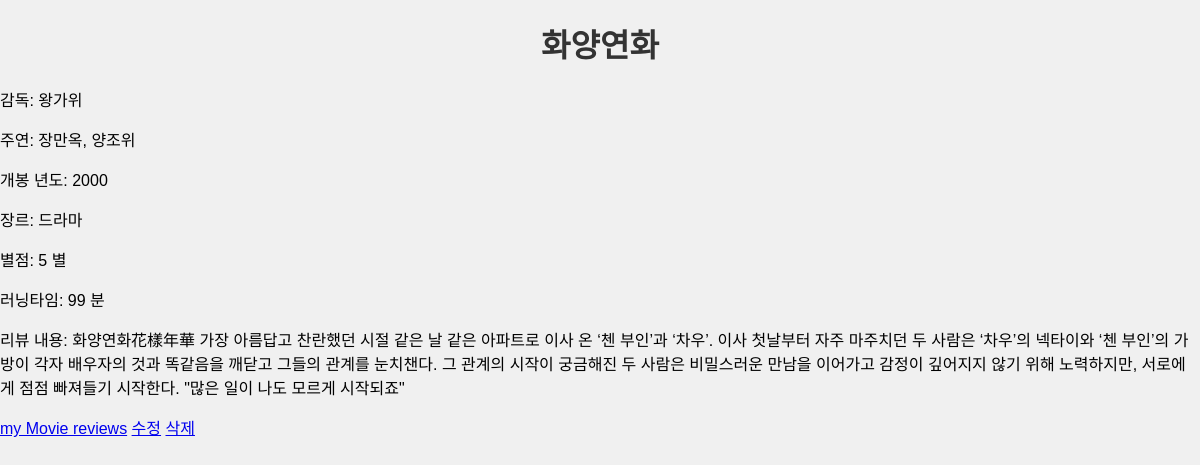
Screenshot of /posts/5/ with the database file from the repository.
### posts/models.py (models this page shows, shortened)
class Review(models.Model):
    title = models.CharField(max_length=200)
    director = models.TextField(default='')
    actors = models.TextField(default='')
    release_year = models.IntegerField()
    genre = models.CharField(max_length=100)
    rating = models.IntegerField()
    runtime = models.TextField(default='')
    content = models.TextField(default='')  # 기본값으로 빈 문자열 설정

### posts/views.py (the view)
# urls.py: path('<int:review_id>/', review_detail, name='review_detail'),  # 리뷰 디테일 페이지
def review_detail(request, review_id):
    review = get_object_or_404(Review, id=review_id)
    return render(request, 'posts/review_detail.html', {'review': review})

### templates/posts/review_detail.html (shortened to what this page needs)
<!DOCTYPE html>
<html>
<head>
    {% load static %}
    <link rel="stylesheet" type="text/css" href="{% static 'styles.css' %}">
</head>
<body>
    <h1>{{ review.title }}</h1>
    <p>감독: {{ review.director }}</p>
    <p>주연: {{ review.actors }}</p>
    <p>개봉 년도: {{ review.release_year }}</p>
    <p>장르: {{ review.genre }}</p>
    <p>별점: {{ review.rating }} 별</p>
    <p>러닝타임: {{ review.runtime }} 분</p>
    <p>리뷰 내용: {{ review.content }}</p>
    <a href="{% url 'posts:review_list' %}">my Movie reviews</a>
    <a href="{% url 'posts:review_update' review.id %}">수정</a>
    <a href="{% url 'posts:review_delete' review.id %}">삭제</a>
</body>
</html>

### posts/static/styles.css (style rules this page uses)
body { font-family: Arial, sans-serif; background-color: #f0f0f0; margin: 0; padding: 0; }
h1 { color: #333; text-align: center; margin-top: 20px; }

### rows the page displays
Review: title "화양연화", director "왕가위", actors "장만옥, 양조위", release_year "2000", genre "드라마", rating "5", runtime "99", content "화양연화花樣年華 가장 아름답고 찬란했던 시절 같은 날 같은 아파트로 이사 온 ‘첸 부인’과 ‘차우’. 이사 첫날부터 자주 마주치던 두 사람은 ‘차우’의 넥타이와 ‘첸 부인’의 가방이 각자 배우자의 것과 똑같음을 깨닫고 그들의 관계를 눈치챈다. 그 관계의 시작이 궁금해진 두 사람은 비밀스러운 만남을 이어가고 감정이 깊어지지 않기 위해 노력하지만, 서로에게 점점 빠져들기 시작한다. \"많은 일이 나도 모르게 시작되죠\""
